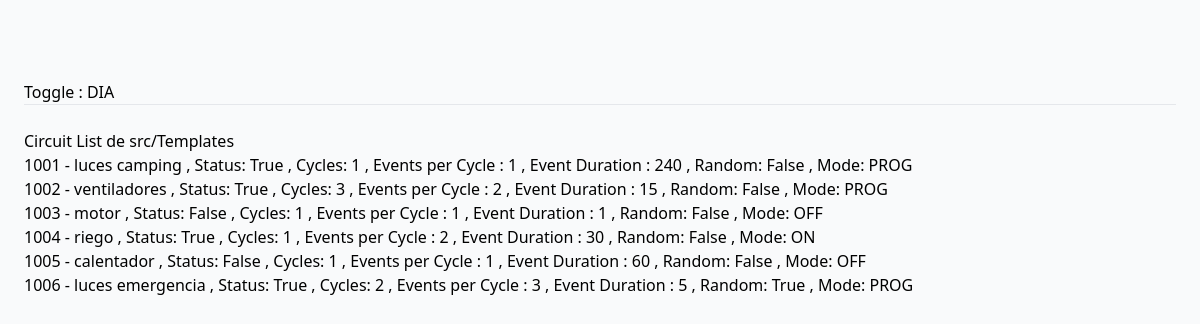
Page /descriptions/ on the earlier database version.
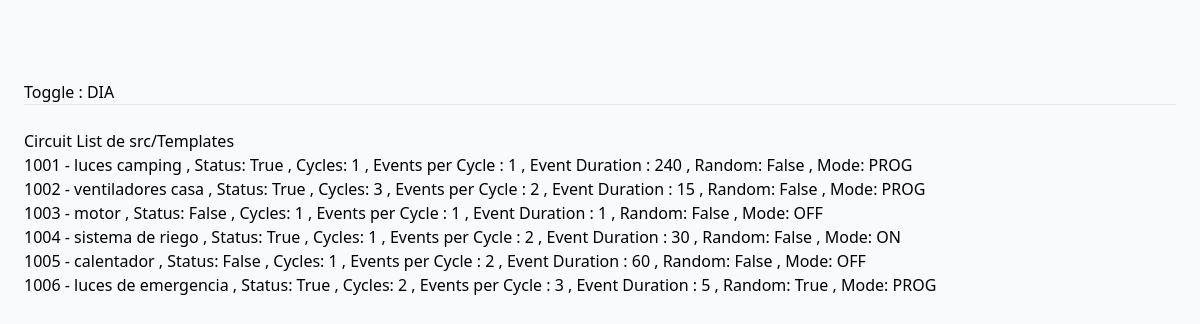
Same page on the later database version.
### descriptions/models.py (models this page shows, shortened)
class crc_DES(models.Model):
    circuit_id = models.PositiveSmallIntegerField(null=False)
    circuit_description = models.CharField(max_length=100)
    circuit_status = models.BooleanField(null=True)
    created = models.DateField(auto_now_add=True)
    updated = models.DateField(auto_now=True)
    num_cycles = models.PositiveSmallIntegerField(editable=True)
    events_per_cycle = models.PositiveSmallIntegerField(editable=True)
    event_duration = models.PositiveSmallIntegerField(editable=True)
    random = models.BooleanField(default=False)
    circuit_mode = models.CharField(max_length=20,choices=MODE_CHOICES)

### descriptions/views.py (the view)
# urls.py: path('', descriptions_list_view, name='main'),
def descriptions_list_view(request):
    qs1 = crc_DES.objects.all()
    context = {
        'qs1': qs1,
    }
    return render(request, 'main.html', context)

### templates/main.html (shortened to what this page needs)
{% extends "base.html" %}
{% block content %}
    Circuit List de src/Templates
    <br>
    {% if qs1 %}
        <ul>
        {% for obj in qs1  %}
                <li>
                    {{obj.circuit_id}} - {{obj.circuit_description}}
                    , Status: {{obj.circuit_status}}
                    , Cycles: {{obj.num_cycles}}
                    , Events per Cycle : {{obj.events_per_cycle}}
                    , Event Duration : {{obj.event_duration}}
                    , Random: {{obj.random}}
                    , Mode: {{obj.circuit_mode}}
                </li>
        {% endfor %}
    </ul>
    {% else %}
        there are no circuits in data base
    {% endif %}
    {% endblock content %}

### theme/templates/base.html (shortened to what this page needs)
{% load static tailwind_tags %}
<!DOCTYPE html>
<html lang="en" class="{% if request.session.is_dark_mode %}dark{% endif %}">
	<head>
		{% tailwind_css %}
	</head>
	<body class="bg-gray-50 dark:bg-slate-800 dark:text-white">
		<div class="grid grid-cols-12 ">
			<div class=" col-span-12">
				<div class="pt-20 px-6 ">
					<a href="{% url 'change' %}">Toggle</a>
					{% if request.session.is_dark_mode %}
					:	NOCHE
					{% else %}
					:	DIA
					{% endif %}
					<br>
					<hr>
					<br>
					{% block content %}
					{% endblock content %}
				</div>
			</div>
		</div>
	</body>
</html>

Differences in the rows shown:
removed crc_DES: circuit_id "1002", circuit_description "ventiladores", circuit_status "True", num_cycles "3", events_per_cycle "2", event_duration "15", random "False", circuit_mode "PROG"
removed crc_DES: circuit_id "1004", circuit_description "riego", circuit_status "True", num_cycles "1", events_per_cycle "2", event_duration "30", random "False", circuit_mode "ON"
removed crc_DES: circuit_id "1005", circuit_description "calentador", circuit_status "False", num_cycles "1", events_per_cycle "1", event_duration "60", random "False", circuit_mode "OFF"
removed crc_DES: circuit_id "1006", circuit_description "luces emergencia", circuit_status "True", num_cycles "2", events_per_cycle "3", event_duration "5", random "True", circuit_mode "PROG"
added crc_DES: circuit_id "1002", circuit_description "ventiladores casa", circuit_status "True", num_cycles "3", events_per_cycle "2", event_duration "15", random "False", circuit_mode "PROG"
added crc_DES: circuit_id "1004", circuit_description "sistema de riego", circuit_status "True", num_cycles "1", events_per_cycle "2", event_duration "30", random "False", circuit_mode "ON"
added crc_DES: circuit_id "1005", circuit_description "calentador", circuit_status "False", num_cycles "1", events_per_cycle "2", event_duration "60", random "False", circuit_mode "OFF"
added crc_DES: circuit_id "1006", circuit_description "luces de emergencia", circuit_status "True", num_cycles "2", events_per_cycle "3", event_duration "5", random "True", circuit_mode "PROG"
